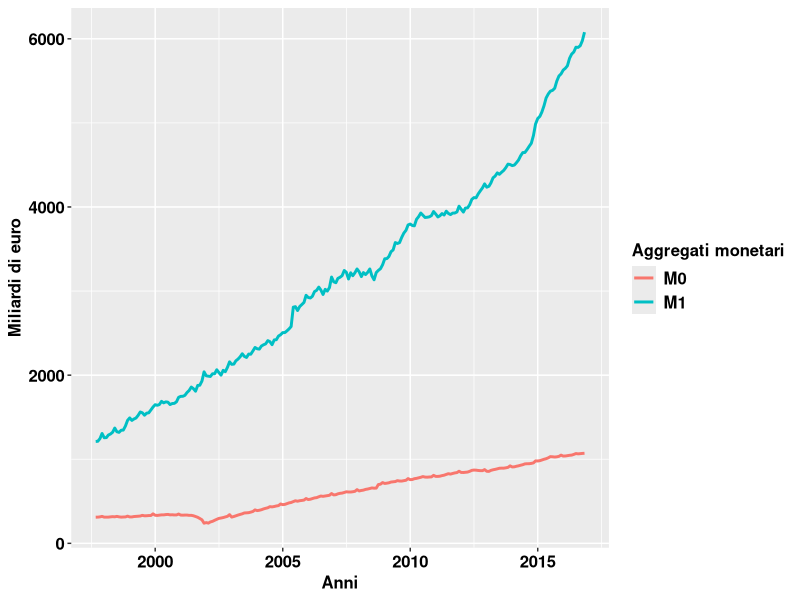

Recreate this plot in R.

library("ggplot2")
library("reshape2")


Sys.setlocale("LC_TIME", "en_US.UTF-8")

options( stringsAsFactors=F ) 
aggregates = read.csv("monetary_aggregates.csv")
aggregates$DATA = as.Date(aggregates$DATA,format="%Y %b %d")

#aggregates_long = melt(aggregates,id="DATA")
#ggplot(data=aggregates_long,
#       aes(x=DATA, y=value, colour=variable)) +
#  geom_line() 

ggplot() + 
  geom_line(data = aggregates,size=1, aes(x = DATA, y = M0, color = "M0")) +
  geom_line(data = aggregates,size=1, aes(x = DATA, y = M1, color = "M1"))  +
  xlab("Anni") +
  ylab("Miliardi di euro") +
  scale_y_continuous(labels=function(x)x/1000) +
  theme(axis.text.x = element_text(colour="black", size=12, face="bold")) +
  theme(axis.title  = element_text(colour="black", size=12, face="bold")) +
  theme(axis.text.y = element_text(colour="black", size=12, face="bold")) +
 theme(legend.title = element_text(colour="black", size=12, face="bold")) +
  theme(legend.text = element_text(colour="black", size=12, face="bold")) +
  #labs(linetype='custom title')+
   scale_colour_discrete(name = "Aggregati monetari")
  
  








